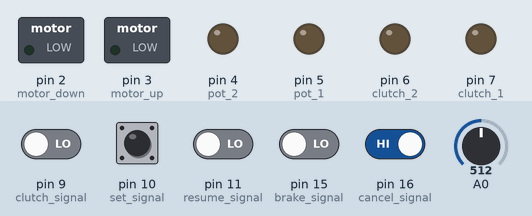
The sketch below on a simulated Arduino Mega 2560, built with avr-gcc and run on an emulated ATmega2560. Parts: switched loads named in the sketch (green lamp = pin HIGH), output pins drawn as LEDs (lit = HIGH). The inputs (shaded band) are chosen by the test bench; at power-on: pin 16 (cancel_signal) HIGH, pin 9 (clutch_signal), pin 10 (set_signal), pin 11 (resume_signal), pin 15 (brake_signal) LOW, A0 = 512. What the sketch prints to the serial monitor is not drawn.

Above: at 1.2 s.
1.3 s: pin 11 (resume_signal) driven HIGH
At 2.5 s:
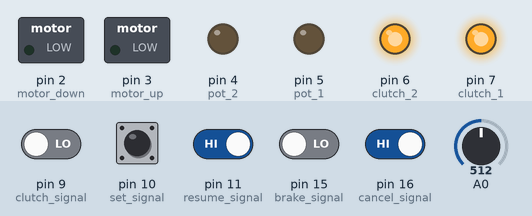
2.8 s: pin 9 (clutch_signal) driven HIGH
At 4.0 s:
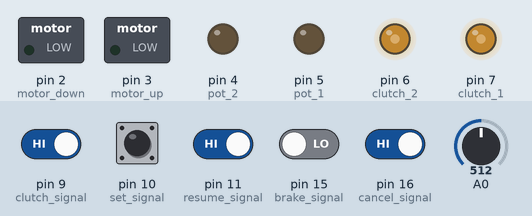
4.3 s: pin 9 (clutch_signal) driven LOW
At 5.5 s:
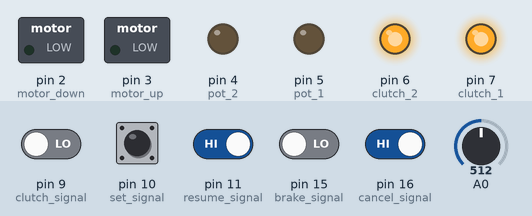
5.8 s: pin 15 (brake_signal) driven HIGH
At 8.0 s:
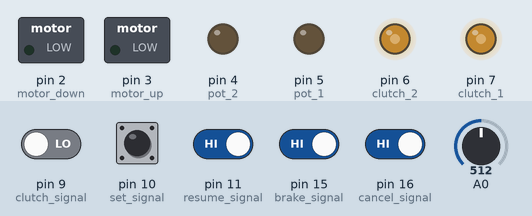
8.8 s: pin 10 (set_signal) pulled HIGH for 1 s
11.8 s: pin 16 (cancel_signal) driven LOW
Timing chart, 0 to 14.3 s (numbered marks = the images above; inputs shaded):
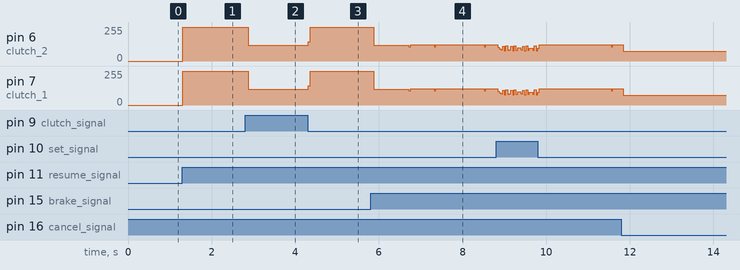

The sketch:

Updated_Cruise.ino
```cpp
//Startup code for arduino cruise control module Porsche 944
//see pinout at https://rennlist.com/forums/944-and-944s-forum/1180331-cruise-control-saga.html
//Written by: John H.

//USE AT YOUR OWN RISK

//Libraries
#include <FreqCount.h>
#include <FreqMeasure.h>
#include <List.hpp>

//Inputs
int speed_signal = 8;     //analog signal (sinusoid) requires pin 49 for FreqCount lib (pin 8 for UNO)--- pin 3 for FreqPeriodCounter
int brake_signal = 15;      //0v when off 12v when brake pressed (A1)
bool brake_signal_state;
int cancel_signal = 16;     //12v when off 0v when cancel pressed (A2)
bool cancel_signal_state;
int resume_signal = 11;     //0v until 12v when resume pressed
bool resume_signal_state;
int set_signal = 10;        //0v until 12v when pressed
bool set_signal_state;
int clutch_signal = 9;     //0v until 12v when clutch pressed
bool clutch_signal_state;

//Outputs (not sure how these work yet)
int clutch_1 = 7;   //First of two safety magnetic clutches in servo
int clutch_2 = 6;   //Second of two saferty magnetic clutches in servo
int pot_1 = 5;
int pot_2 = 4;
int motor_up = 3;
int motor_down = 2;

//Other Variables
long set_speed_freq = 0;
long current_speed_freq = 0;
long acc_speed_freq = 0;     //used to measure acceleration
double speed_range = 0.015;  //sets acceptable range from set speed before taking action
double stop_speed_change = 0.005;     //sets range at which speed up/slow down are active
bool canceled = true;
bool clutch_pressed = false;  //Used in resume function for when clutch is no longer pressed

//list of previous speeds to reference
double current_frequency = 0;
double newCurFreq = 0;
double previous_frequency = 0;
List<double> last100(true);

long total_cycles = 0;

//get_speed_2 globals
long long freqList_start = 0;
long long freqList_current = 0;
int freq_list_count = 0;
List<int> freqList(false);
int num = 0;
int prevNum = 0;
bool numCheck = true;

//speed up and slow down globals to eliminate using delay()
bool SO = false;
bool SD = false;
long long speed_up_initial = 0;
long long speed_up_current = 0;
long long slow_down_initial = 0;
long long slow_down_current = 0;

// AList AListTest = new AList();

//just for testing
const int counterPin = 49;
// FreqPeriodCounter counter(counterPin, micros, 0);
int speedSlopeAvg = -1;
float speedSlopeSum = 0;


//system time globals for reference
long long current_system_time = 0;
long long prev_system_time = 0;

void setup() {
  Serial.begin(57600);
  Serial.println("Begin Serial");
  FreqMeasure.begin();
  // pinMode(9, OUTPUT);

  //input pinmodes
  pinMode(speed_signal, INPUT);
  pinMode(brake_signal, INPUT);
  pinMode(cancel_signal, INPUT);
  pinMode(resume_signal, INPUT);
  pinMode(set_signal, INPUT);
  pinMode(clutch_signal, INPUT);
  pinMode(A0, INPUT);
  pinMode(A1, INPUT);
  pinMode(A2, INPUT);

  //output pinmodes
  pinMode(clutch_1, OUTPUT);
  pinMode(clutch_2, OUTPUT);
  pinMode(pot_1, OUTPUT);
  pinMode(pot_2, OUTPUT);
  pinMode(motor_up, OUTPUT);
  pinMode(motor_down, OUTPUT);
}

void loop(){
  current_system_time = millis(); //number of milliseconds since system started
  Serial.print("Loop time: ");
  Serial.println((double) current_system_time - (double) prev_system_time);  //check "heartbeat" i.e. is how fast is loop running

  int tempSpeed = get_speed_2();  //Gets current freq if avaliable
  if(tempSpeed != -1){  //Checks if current speed was avaliable
    current_frequency = tempSpeed;
  }

  set_signal_state = digitalRead(set_signal);
  if(set_signal_state == HIGH){           //checks if set button is pressed
    Serial.println("Set Button Pressed");
    set_speed_freq = current_frequency;  //read freq for given speed
    canceled = false;     //disables the cancel variable
  }

    if (set_speed_freq != 0 && canceled == false) {     //checks to see if cruise has been set
    //enables servo (not sure how this works yet)
    digitalWrite(clutch_1, HIGH);
    digitalWrite(clutch_2, HIGH);
    Serial.println("Running");
    current_speed_freq = current_frequency;
    if (current_speed_freq > (set_speed_freq + (speed_range * set_speed_freq)) || SD){  //if current speed is above a predefined offset of set speed
      slow_down();
    }
    if (current_speed_freq < (set_speed_freq - (speed_range * set_speed_freq)) || SO){  //if current speed is below a predefined offset of set speed
      speed_up();
    }
  }

  cancel_signal_state = digitalRead(cancel_signal);
  if (cancel_signal_state == LOW){    //checks for cancel button being pressed
    Serial.println("Cancel Button Pressed");
    cancel(116);
  }

  resume_signal_state = digitalRead(resume_signal);
  if (resume_signal_state == HIGH){     //checks for resume button being pressed
    Serial.println("Resume Button Pressed");
    resume();
  }

  brake_signal_state = digitalRead(brake_signal);
  if (brake_signal_state == HIGH){    //checks for brake pedal being pressed
    Serial.println("Brake Pressed");
    cancel(128);
  }

  clutch_signal_state = digitalRead(clutch_signal);
  if (clutch_signal_state == HIGH){     //checks for clutch pedal being pressed
    Serial.println("Clutch Pressed");
    cancel(133);
    clutch_pressed = true;
  }

  if(clutch_signal_state == LOW && clutch_pressed){
    Serial.println("Clutch no longer pressed");
    clutch_pressed = false;
    resume();
  }

  if(last100.getSize() > 1000){  //ensures list of previous speed values doesnt get too large
    speedSlopeSum = last100.getValue(0);
    last100.removeFirst();
    Serial.print("Freq List Size: ");
    Serial.println(last100.getSize());
  }

  prev_system_time = current_system_time; //system time reference
  previous_frequency = current_frequency; //changes previous frequency value for next loop
}

void resume(){    //re-enables clutches (Havent tested this yet)
  digitalWrite(clutch_1, HIGH);
  digitalWrite(clutch_2, HIGH);
  canceled = false;
}

void cancel(int lineNum){ //Disables all outputs and sets canceled to true
  Serial.print("Canceling: Line ");
  Serial.println(lineNum);
  digitalWrite(clutch_1, LOW);
  digitalWrite(clutch_2, LOW);
  digitalWrite(pot_1, LOW);
  digitalWrite(pot_2, LOW);
  digitalWrite(motor_up, LOW);
  digitalWrite(motor_down, LOW);
  canceled = true;
}

void speed_up(){
  if(!SO){
    SO = true;
    speed_up_initial = millis();
  }
  speed_up_current = millis();

  if(speed_up_current <= speed_up_initial + 250){
    digitalWrite(motor_up, HIGH);
  }
  else{
    digitalWrite(motor_up, LOW);
    SO = false;
  }

}

void slow_down(){
  if(!SD){
    SD = true;
    slow_down_initial = millis();
  }
  slow_down_current = millis();

  if(slow_down_current <= slow_down_initial + 250){
    digitalWrite(motor_down, HIGH);
  }
  else{
    digitalWrite(motor_down, LOW);
    SD = false;
  }
}

double get_speed_2(){ //returns average of 5 frequency readings over time
  int curVal = helper();  //calls helper method to get one freq to be averaged
  if(curVal != -1){ //if curVal is avaliable
    if(10 * curVal < 50){ //arbitrary offset as low freqs are not reliable to read
      freqList.add(0);  //considers frequency to be essentially zero
    }
    else{ //assuming freq is valid
      freqList.add(curVal);
    }
  }

  if(freqList.getSize() >= 5){  //averages values when list size gets to 5
    int avg_sum = 0;
    for(int i = 0; i < freqList.getSize(); i++){
      avg_sum += freqList.getValue(i);
    }

    int freq = (avg_sum / freqList.getSize());

    Serial.print("Method 2: ");
    Serial.println(freq);

    freqList.removeAll();

    if(freq == 0){  //this is for testing- ignore
      return 0;
    }
    // Serial.print("Method 2: ");
    // Serial.println(freq);
    return freq;  //returns final averaged value
  }

  return -1;  //Returns -1 to show that freq reading not current avaliable
}

int helper(){   //get speed helper method to return current freq (not averaged)

  if(freq_list_count == 0){ //checks if this is the first run of this "cycle"
    freqList_start = millis();
    freq_list_count++;  //makes this no longer the first run
  }

  freqList_current = millis();
  if(freqList_current > freqList_start + 100){  //only returns value after 100ms of reading
    int cur = 10 * num;
    num = 0;
    prevNum = 0;
    numCheck = true;
    freq_list_count = 0;
    return cur;
  }
  else{
    int curWave = analogRead(A0);
    if(curWave < prevNum && numCheck){
      float pkVoltage = curWave * (5.0 / 1023.0);
      if(pkVoltage > 0){
        num++;
        numCheck = false;
      }
    }
    else if(curWave > prevNum){
      numCheck = true;
    }
  }

  return -1;

}

int speed_slope(){  //not currently used but useful information
  long sum = 0;
  if(speedSlopeAvg == -1){
    if(last100.getSize() > 2){
      for(int i = last100.getSize() - 2; i < last100.getSize(); i++){
        int check = last100.getValue(i) - last100.getValue(i - 1);
        sum += check;
      }
    }
    speedSlopeAvg = sum;
  }
  else{
    speedSlopeAvg -= speedSlopeSum;
    speedSlopeAvg += last100.getValue(last100.getSize() - 1);
  }

  if(sum > 0) return 1; //returns 1 if positive slope
  else if(sum < 0) return -1; //returns -1 is negative slope
  else return 0;  //zero is slope is zero

}
```

Measured:
- after the input at 1.3 s, pin 6 (clutch_2), pin 7 (clutch_1): 0/255 → 255/255 at once
- after the input at 2.8 s, pin 6 (clutch_2), pin 7 (clutch_1): 255/255 → 120/255 after 0.07 s
- after the input at 4.3 s, pin 6 (clutch_2), pin 7 (clutch_1): 120/255 → 255/255 at once
- after the input at 5.8 s, pin 6 (clutch_2), pin 7 (clutch_1): 255/255 → 117/255 after 0.08 s, → 122/255 0.84 s later
